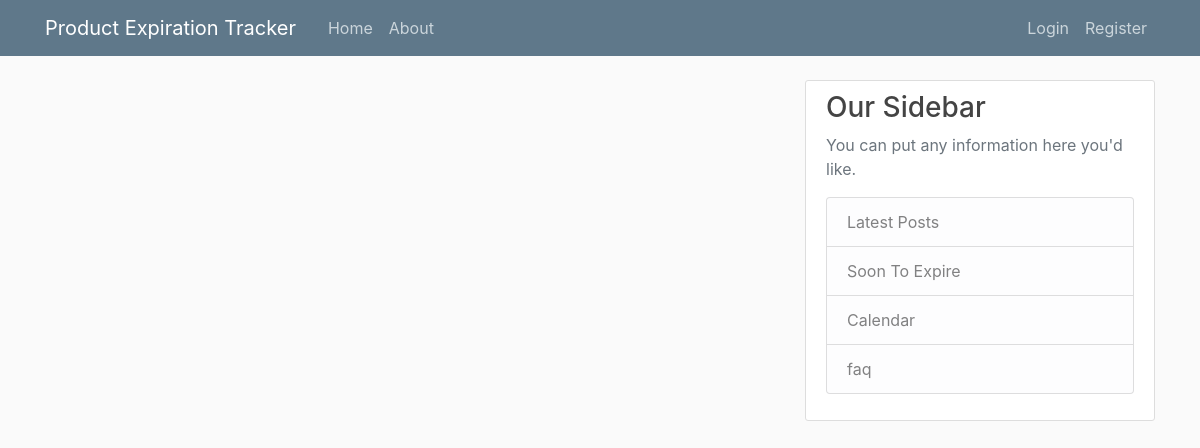
/, run on an earlier commit of the app's database.
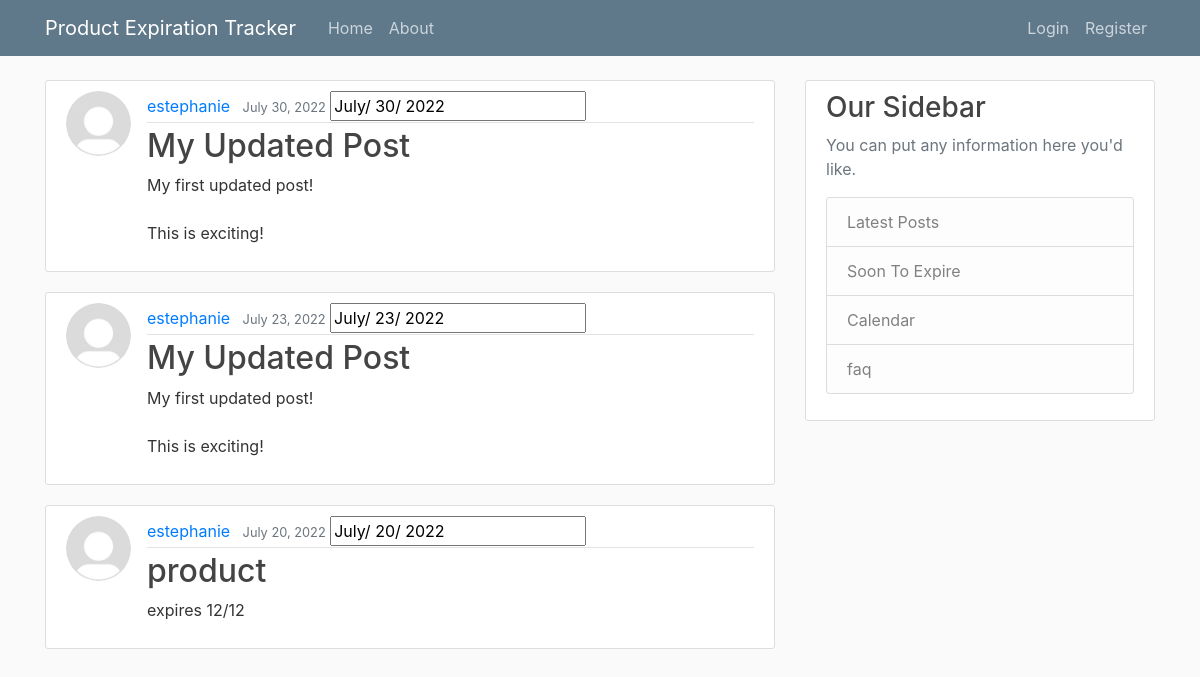
And on a later commit of the database.
### blog/models.py (models this page shows, shortened)
class Post(models.Model):
    title = models.CharField(max_length=100)
    content = models.TextField()
    date_posted = models.DateTimeField(default=timezone.now)
    author = models.ForeignKey(User, on_delete=models.CASCADE)

### users/models.py (models this page shows, shortened)
class Profile(models.Model):
    user = models.OneToOneField(User, on_delete=models.CASCADE)
    image = models.ImageField(default='default.jpg', upload_to='profile_pics')

### blog/views.py (the view)
# urls.py: path('', PostListView.as_view(), name='blog-home'),
class PostListView(ListView):
    model = Post
    template_name = 'blog/home.html'  # <app>/<model>_<viewtype>.html
    context_object_name = 'posts'
    ordering = ['-date_posted']

### blog/templates/blog/home.html
{% extends "blog/base.html" %}
{% block content %}
    {% for post in posts %}
        <article class="media content-section">
          <img class="rounded-circle article-img" src="{{ post.author.profile.image.url }}">
          <div class="media-body">
            <div class="article-metadata">
              <a class="mr-2" href="#">{{ post.author }}</a>
              <small class="text-muted">{{ post.date_posted|date:"F d, Y" }}</small>
              <input data-date-format="dd/mm/yyyy" class="datepicker" value="{{ post.date_posted| date:'F/ d/ Y' }}">
            </div>
            <h2><a class="article-title" href="{% url 'post-detail' post.id %}">{{ post.title }}</a></h2>
            <p class="article-content">{{ post.content }}</p>
          </div>
        </article>
    {% endfor %}
{% endblock content %}

### blog/templates/blog/base.html (shortened to what this page needs)
{% load static %}
<!DOCTYPE html>
<html>
<head>
    <link rel="stylesheet" href="https://maxcdn.bootstrapcdn.com/bootstrap/4.0.0/css/bootstrap.min.css">
    <link rel="stylesheet" type="text/css" href="{% static 'blog/main.css' %}">
</head>
<body>
    <header class="site-header">
      <nav class="navbar navbar-expand-md navbar-dark bg-steel fixed-top">
        <div class="container">
          <a class="navbar-brand mr-4" href="{% url 'blog-home' %}">Product Expiration Tracker</a>
          <div class="collapse navbar-collapse" id="navbarToggle">
            <div class="navbar-nav mr-auto">
              <a class="nav-item nav-link" href="{% url 'blog-home' %}">Home</a>
              <a class="nav-item nav-link" href="{% url 'blog-about' %}">About</a>
            </div>
            <div class="navbar-nav">
              {% if user.is_authenticated %}
                <a class="nav-item nav-link" href="{% url 'post-create' %}">New Post</a>
                <a class="nav-item nav-link" href="{% url 'profile' %}">Profile</a>
                <a class="nav-item nav-link" href="{% url 'logout' %}">Logout</a>
              {% else %}
                <a class="nav-item nav-link" href="{% url 'login' %}">Login</a>
                <a class="nav-item nav-link" href="{% url 'register' %}">Register</a>
              {% endif %}
            </div>
          </div>
        </div>
      </nav>
    </header>
    <main role="main" class="container">
      <div class="row">
        <div class="col-md-8">
          {% block content %}{% endblock %}
        </div>
        <div class="col-md-4">
          <div class="content-section">
            <h3>Our Sidebar</h3>
            <p class='text-muted'>You can put any information here you'd like.
              <ul class="list-group">
                <li class="list-group-item list-group-item-light">Latest Posts</li>
                <li class="list-group-item list-group-item-light">Soon To Expire</li>
                <li class="list-group-item list-group-item-light">Calendar</li>
                <li class="list-group-item list-group-item-light">faq</li>
              </ul>
            </p>
          </div>
        </div>
      </div>
    </main>
</body>
</html>

### blog/static/blog/main.css (style rules this page uses)
body { background: #fafafa; color: #333333; margin-top: 5rem; }
h1, h2, h3, h4, h5, h6 { color: #444444; }
ul { margin: 0; }
.bg-steel { background-color: #5f788a; }
.site-header .navbar-nav .nav-link { color: #cbd5db; }
.content-section { background: #ffffff; padding: 10px 20px; border: 1px solid #dddddd; border-radius: 3px; margin-bottom: 20px; }
.article-title { color: #444444; }
.article-content { white-space: pre-line; }
.article-img { height: 65px; width: 65px; margin-right: 16px; }
.article-metadata { padding-bottom: 1px; margin-bottom: 4px; border-bottom: 1px solid #e3e3e3 }

What changed in the data, as far as the page shows it:
added Post: author.profile.image (placeholder picture), author "estephanie", date_posted "July 30, 2022", date_posted "July/ 30/ 2022", title "My Updated Post", content "My first updated post! This is exciting!"
added Post: author.profile.image (placeholder picture), author "estephanie", date_posted "July 23, 2022", date_posted "July/ 23/ 2022", title "My Updated Post", content "My first updated post! This is exciting!"
added Post: author.profile.image (placeholder picture), author "estephanie", date_posted "July 20, 2022", date_posted "July/ 20/ 2022", title "product", content "expires 12/12"
